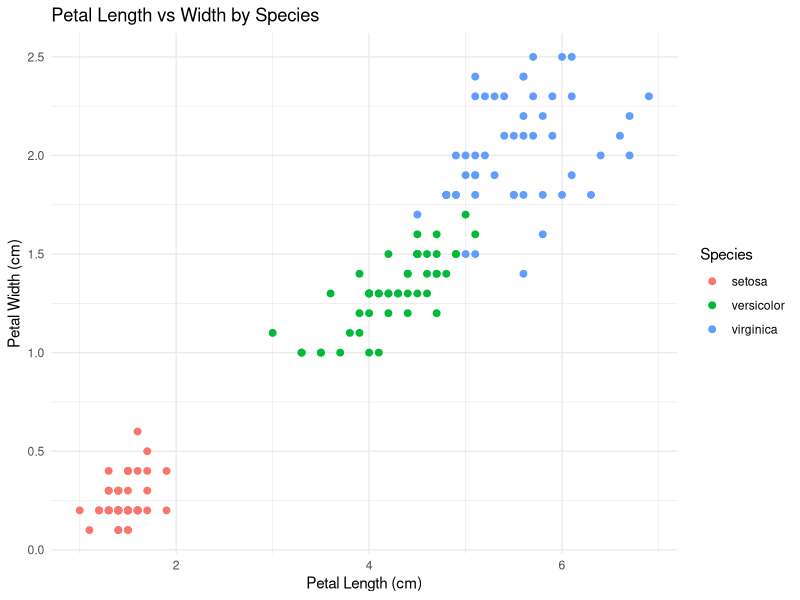

Write R code to recreate this figure.
## ---- chunk 1
str(iris)
## ---- chunk 2
library(ggplot2)

ggplot(iris, aes(x = Petal.Length, y = Petal.Width, color = Species)) +
  geom_point(size = 2) + 
labs(title = "Petal Length vs Width by Species", 
    x = "Petal Length (cm)", y = "Petal Width (cm)") + theme_minimal()
